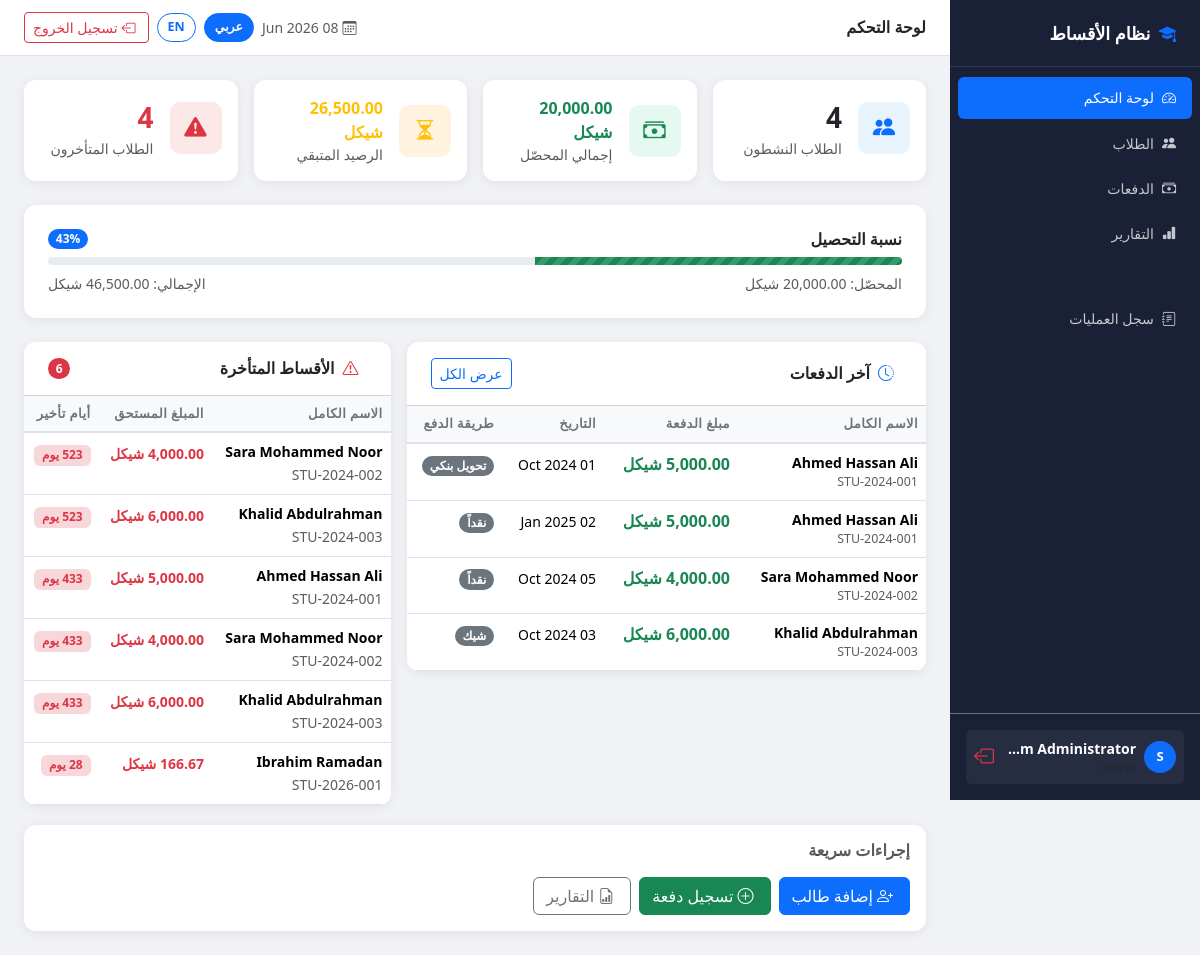
The page /student_payment_system/pages/dashboard.php (signed in) on the database its author committed.
### tables this page shows
CREATE TABLE `payments` (
  `id` int(10) UNSIGNED NOT NULL,
  `student_id` int(10) UNSIGNED NOT NULL,
  `installment_id` int(10) UNSIGNED DEFAULT NULL,
  `amount` decimal(12,2) NOT NULL,
  `payment_date` date NOT NULL,
  `payment_method` enum('cash','bank_transfer','check','online') NOT NULL DEFAULT 'cash',
  `reference_no` varchar(100) DEFAULT NULL,
  `received_by` int(10) UNSIGNED NOT NULL,
  `notes` text DEFAULT NULL,
  `created_at` timestamp NOT NULL DEFAULT current_timestamp()
);

CREATE TABLE `students` (
  `id` int(10) UNSIGNED NOT NULL,
  `student_code` varchar(20) NOT NULL,
  `full_name` varchar(100) NOT NULL,
  `email` varchar(100) DEFAULT NULL,
  `phone` varchar(20) DEFAULT NULL,
  `program` varchar(100) NOT NULL,
  `enrollment_date` date NOT NULL,
  `total_fees` decimal(12,2) NOT NULL,
  `notes` text DEFAULT NULL,
  `status` enum('active','inactive','graduated') NOT NULL DEFAULT 'active',
  `created_by` int(10) UNSIGNED NOT NULL,
  `created_at` timestamp NOT NULL DEFAULT current_timestamp(),
  `updated_at` timestamp NOT NULL DEFAULT current_timestamp() ON UPDATE current_timestamp()
);

### student_payment_system/config/app.php (called while the page is built, shortened)
<?php
function __t(string $key): string {
    return $GLOBALS['t'][$key] ?? $key;
}
function lang(): string {
    return $GLOBALS['lang'];
}
function isAr(): bool {
    return $GLOBALS['lang'] === 'ar';
}
function getDir(): string {
    return isAr() ? 'rtl' : 'ltr';
}
function formatMoney(float $amount): string {
    $formatted = number_format($amount, 2);
    return isAr()
        ? $formatted . ' ' . CURRENCY_AR
        : $formatted . ' ' . CURRENCY_EN;
}
function langUrl(string $targetLang): string {
    $params         = $_GET;
    $params['lang'] = $targetLang;
    unset($params['delete'], $params['success']);
    return '?' . http_build_query($params);
}

### student_payment_system/includes/auth.php (called while the page is built, shortened)
<?php
function currentUser(): array {
    return [
        'id'        => $_SESSION['user_id']   ?? null,
        'username'  => $_SESSION['username']  ?? '',
        'full_name' => $_SESSION['full_name'] ?? '',
        'role'      => $_SESSION['role']      ?? '',
    ];
}

### student_payment_system/includes/functions.php (called while the page is built, shortened)
<?php
function h(string $value): string {
    return htmlspecialchars($value, ENT_QUOTES | ENT_HTML5, 'UTF-8');
}
function formatDate(string $date): string {
    return date('d M Y', strtotime($date));
}
function getDashboardStats(): array {
    $pdo = getDBConnection();
    $totalStudents = (int)$pdo->query("SELECT COUNT(*) FROM students WHERE status='active'")->fetchColumn();
    $totalPayments = (float)$pdo->query("SELECT COALESCE(SUM(amount),0) FROM payments")->fetchColumn();
    $totalFees = (float)$pdo->query("SELECT COALESCE(SUM(total_fees),0) FROM students")->fetchColumn();
    $remaining = $totalFees - $totalPayments;
    $overdueCount = (int)$pdo->query(
        "SELECT COUNT(DISTINCT student_id) FROM installments
         WHERE status IN ('pending','overdue') AND due_date < CURDATE()"
    )->fetchColumn();
    $recentPayments = $pdo->query(
        "SELECT p.*, s.full_name, s.student_code
         FROM payments p
         JOIN students s ON s.id = p.student_id
         ORDER BY p.created_at DESC LIMIT 5"
    )->fetchAll();
    return compact('totalStudents','totalPayments','totalFees','remaining','overdueCount','recentPayments');
}
function getOverdueStudents(): array {
    $pdo = getDBConnection();
    return $pdo->query("SELECT * FROM v_overdue_installments")->fetchAll();
}

### student_payment_system/pages/dashboard.php (the view, shortened to what this page needs)
<?php
require_once __DIR__ . '/../config/app.php';
require_once __DIR__ . '/../includes/auth.php';
require_once __DIR__ . '/../includes/functions.php';
$stats      = getDashboardStats();
$overdue    = getOverdueStudents();
$pct        = $stats['totalFees'] > 0 ? round(($stats['totalPayments'] / $stats['totalFees']) * 100, 1) : 0;
include __DIR__ . '/../includes/header.php';
?>
<div class="row g-3 mb-4">
  <div class="col-6 col-md-3">
    <div class="card stat-card h-100 p-3">
      <div class="d-flex align-items-center gap-3">
        <div class="icon" style="background:#e8f4fd"><i class="bi bi-people-fill text-primary"></i></div>
        <div><div class="fs-3 fw-bold"><?= $stats['totalStudents'] ?></div>
          <div class="text-muted small"><?= __t('active_students') ?></div></div>
      </div>
    </div>
  </div>
  <div class="col-6 col-md-3">
    <div class="card stat-card h-100 p-3">
      <div class="d-flex align-items-center gap-3">
        <div class="icon" style="background:#e6f9f0"><i class="bi bi-cash-stack text-success"></i></div>
        <div><div class="fs-6 fw-bold text-success"><?= formatMoney($stats['totalPayments']) ?></div>
          <div class="text-muted small"><?= __t('total_collected') ?></div></div>
      </div>
    </div>
  </div>
  <div class="col-6 col-md-3">
    <div class="card stat-card h-100 p-3">
      <div class="d-flex align-items-center gap-3">
        <div class="icon" style="background:#fff3e0"><i class="bi bi-hourglass-split text-warning"></i></div>
        <div><div class="fs-6 fw-bold text-warning"><?= formatMoney($stats['remaining']) ?></div>
          <div class="text-muted small"><?= __t('remaining_balance') ?></div></div>
      </div>
    </div>
  </div>
  <div class="col-6 col-md-3">
    <div class="card stat-card h-100 p-3">
      <div class="d-flex align-items-center gap-3">
        <div class="icon" style="background:#fde8e8"><i class="bi bi-exclamation-triangle-fill text-danger"></i></div>
        <div><div class="fs-3 fw-bold text-danger"><?= $stats['overdueCount'] ?></div>
          <div class="text-muted small"><?= __t('overdue_students') ?></div></div>
      </div>
    </div>
  </div>
</div>
<div class="card table-card mb-4 p-4">
  <div class="d-flex justify-content-between align-items-center mb-2">
    <h6 class="mb-0 fw-semibold"><?= __t('collection_progress') ?></h6>
    <span class="badge bg-primary rounded-pill"><?= $pct ?>%</span>
  </div>
  <div class="progress">
    <div class="progress-bar bg-success progress-bar-striped progress-bar-animated" style="width:<?= $pct ?>%"></div>
  </div>
  <div class="d-flex justify-content-between mt-2">
    <small class="text-muted"><?= __t('collected') ?>: <?= formatMoney($stats['totalPayments']) ?></small>
    <small class="text-muted"><?= __t('total') ?>: <?= formatMoney($stats['totalFees']) ?></small>
  </div>
</div>
<div class="row g-3">
  <div class="col-lg-7">
    <div class="card table-card">
      <div class="card-header bg-white d-flex justify-content-between align-items-center py-3 px-4">
        <h6 class="mb-0 fw-semibold"><i class="bi bi-clock-history me-2 text-primary"></i><?= __t('recent_payments') ?></h6>
        <a href="<?= BASE_URL ?>/pages/payments.php" class="btn btn-sm btn-outline-primary"><?= __t('view_all') ?></a>
      </div>
      <div class="card-body p-0">
        <?php if (empty($stats['recentPayments'])): ?>
          <p class="text-muted text-center py-4 mb-0"><?= __t('no_payments_yet') ?></p>
        <?php else: ?>
        <div class="table-responsive">
          <table class="table table-hover mb-0">
            <thead><tr>
              <th><?= __t('full_name') ?></th>
              <th><?= __t('payment_amount') ?></th>
              <th><?= __t('date') ?></th>
              <th><?= __t('payment_method') ?></th>
            </tr></thead>
            <tbody>
              <?php foreach ($stats['recentPayments'] as $p): ?>
              <tr>
                <td><div class="fw-semibold small"><?= h($p['full_name']) ?></div>
                  <div class="text-muted" style="font-size:.78rem"><?= h($p['student_code']) ?></div></td>
                <td><span class="text-success fw-semibold"><?= formatMoney($p['amount']) ?></span></td>
                <td><small><?= formatDate($p['payment_date']) ?></small></td>
                <td><span class="badge bg-secondary rounded-pill text-capitalize small">
                  <?= __t(str_replace('_','_',$p['payment_method'])) ?>
                </span></td>
              </tr>
              <?php endforeach; ?>
            </tbody>
          </table>
        </div>
        <?php endif; ?>
      </div>
    </div>
  </div>
  <div class="col-lg-5">
    <div class="card table-card">
      <div class="card-header bg-white d-flex justify-content-between align-items-center py-3 px-4">
        <h6 class="mb-0 fw-semibold"><i class="bi bi-exclamation-triangle me-2 text-danger"></i><?= __t('overdue_installments') ?></h6>
        <span class="badge bg-danger rounded-pill"><?= count($overdue) ?></span>
      </div>
      <div class="card-body p-0">
        <?php if (empty($overdue)): ?>
          <p class="text-muted text-center py-4 mb-0">
            <i class="bi bi-check-circle text-success fs-4 d-block mb-2"></i><?= __t('no_overdue') ?>
          </p>
        <?php else: ?>
        <div class="table-responsive">
          <table class="table table-hover mb-0">
            <thead><tr>
              <th><?= __t('full_name') ?></th>
              <th><?= __t('amount_due') ?></th>
              <th><?= __t('days_overdue') ?></th>
            </tr></thead>
            <tbody>
              <?php foreach (array_slice($overdue,0,8) as $o): ?>
              <tr>
                <td><div class="fw-semibold small"><?= h($o['full_name']) ?></div>
                  <small class="text-muted"><?= h($o['student_code']) ?></small></td>
                <td><span class="text-danger small fw-semibold"><?= formatMoney($o['amount_due']) ?></span></td>
                <td><span class="badge bg-danger-subtle text-danger small"><?= $o['days_overdue'] ?> <?= isAr()?'يوم':'d' ?></span></td>
              </tr>
              <?php endforeach; ?>
            </tbody>
          </table>
        </div>
        <?php endif; ?>
      </div>
    </div>
  </div>
</div>
<div class="row g-3 mt-1">
  <div class="col-12">
    <div class="card stat-card p-3">
      <h6 class="mb-3 fw-semibold text-muted"><?= __t('quick_actions') ?></h6>
      <div class="d-flex gap-2 flex-wrap">
        <a href="<?= BASE_URL ?>/pages/add_student.php" class="btn btn-primary">
          <i class="bi bi-person-plus me-1"></i><?= __t('add_student') ?>
        </a>
        <a href="<?= BASE_URL ?>/pages/add_payment.php" class="btn btn-success">
          <i class="bi bi-plus-circle me-1"></i><?= __t('record_payment') ?>
        </a>
        <a href="<?= BASE_URL ?>/pages/reports.php" class="btn btn-outline-secondary">
          <i class="bi bi-file-earmark-bar-graph me-1"></i><?= __t('reports') ?>
        </a>
      </div>
    </div>
  </div>
</div>
<?php include __DIR__ . '/../includes/footer.php'; ?>

### student_payment_system/includes/header.php (shortened to what this page needs)
<?php
$user  = currentUser();
$isRtl = isAr();
?>
<!DOCTYPE html>
<html lang="<?= lang() ?>" dir="<?= getDir() ?>">
<head>
<link href="https://cdn.jsdelivr.net/npm/bootstrap@5.3.2/dist/css/bootstrap.min.css" rel="stylesheet">
<?php if ($isRtl): ?>
<link href="https://cdn.jsdelivr.net/npm/bootstrap@5.3.2/dist/css/bootstrap.rtl.min.css" rel="stylesheet">
<?php endif; ?>
<link href="https://cdn.jsdelivr.net/npm/bootstrap-icons@1.11.3/font/bootstrap-icons.min.css" rel="stylesheet">
</head>
<body>
<nav id="sidebar">
  <div class="brand"><i class="bi bi-mortarboard-fill text-primary me-2"></i><?= $isRtl?'نظام الأقساط':'PayTrack' ?></div>
  <ul class="nav flex-column mt-2 flex-grow-1">
    <?php
    $pg   = basename($_SERVER['PHP_SELF']);
    $base = BASE_URL;
    $nav  = [
      ['dashboard.php','bi-speedometer2','dashboard'],
      ['students.php', 'bi-people-fill', 'students'],
      ['payments.php', 'bi-cash-stack',  'payments'],
      ['reports.php',  'bi-bar-chart-fill','reports'],
    ];
    foreach($nav as [$file,$icon,$key]):
    ?>
    <li class="nav-item">
      <a class="nav-link <?= $pg===$file?'active':'' ?>" href="<?= $base ?>/pages/<?= $file ?>">
        <i class="bi <?= $icon ?>"></i> <?= __t($key) ?>
      </a>
    </li>
    <?php endforeach; ?>
    <?php if($user['role']==='admin'): ?>
    <li class="nav-item mt-3 px-3"><small class="text-muted" style="font-size:.72rem"><?= __t('admin') ?></small></li>
    <li class="nav-item">
      <a class="nav-link <?= $pg==='audit_log.php'?'active':'' ?>" href="<?= $base ?>/pages/audit_log.php">
        <i class="bi bi-journal-text"></i> <?= __t('audit_log') ?>
      </a>
    </li>
    <?php endif; ?>
  </ul>
  <div class="p-3 border-top border-secondary">
    <div class="d-flex align-items-center gap-2 p-2 rounded" style="background:rgba(255,255,255,.06)">
      <div class="rounded-circle bg-primary text-white d-flex align-items-center justify-content-center fw-bold flex-shrink-0" style="width:32px;height:32px;font-size:.82rem">
        <?= strtoupper(mb_substr($user['full_name'],0,1)) ?>
      </div>
      <div style="overflow:hidden;flex:1">
        <div class="text-white small fw-semibold text-truncate"><?= h($user['full_name']) ?></div>
        <div class="text-muted" style="font-size:.72rem"><?= h($user['role']) ?></div>
      </div>
      <a href="<?= $base ?>/logout.php" class="text-danger" title="<?= __t('sign_out') ?>">
        <i class="bi bi-box-arrow-<?= $isRtl?'left':'right' ?> fs-5"></i>
      </a>
    </div>
  </div>
</nav>
<div id="main-content">
  <div class="top-navbar d-flex align-items-center justify-content-between gap-3">
    <h6 class="mb-0 fw-semibold text-dark text-truncate"><?= h(PAGE_TITLE) ?></h6>
    <div class="d-flex align-items-center gap-2 flex-shrink-0">
      <span class="text-muted small d-none d-md-inline"><i class="bi bi-calendar3 me-1"></i><?= date('d M Y') ?></span>
      <a href="<?= langUrl('ar') ?>" class="lang-btn <?= $isRtl?'active-lang':'' ?>">عربي</a>
      <a href="<?= langUrl('en') ?>" class="lang-btn <?= !$isRtl?'active-lang':'' ?>">EN</a>
      <a href="<?= $base ?>/logout.php" class="btn btn-sm btn-outline-danger">
        <i class="bi bi-box-arrow-<?= $isRtl?'left':'right' ?> me-1"></i><?= __t('sign_out') ?>
      </a>
    </div>
  </div>
  <div class="page-content">

### student_payment_system/includes/footer.php (shortened to what this page needs)
    </div>
</div>
</body>
</html>

### rows shown on the page
payments: student.full_name "Ahmed Hassan Ali", student.student_code "STU-2024-001", amount "5,000.00 شيكل", payment_date "01 Oct 2024", payment_method "تحويل بنكي"
payments: student.full_name "Ahmed Hassan Ali", student.student_code "STU-2024-001", amount "5,000.00 شيكل", payment_date "02 Jan 2025", payment_method "نقداً"
payments: student.full_name "Sara Mohammed Noor", student.student_code "STU-2024-002", amount "4,000.00 شيكل", payment_date "05 Oct 2024", payment_method "نقداً"
payments: student.full_name "Khalid Abdulrahman", student.student_code "STU-2024-003", amount "6,000.00 شيكل", payment_date "03 Oct 2024", payment_method "شيك"

### other values the page prints
__t($key) "لوحة التحكم"
__t($key) "الطلاب"
__t($key) "الدفعات"
__t($key) "التقارير"
__t('audit_log') "سجل العمليات"
mb_substr($user['full_name'],0,1) "S"
$user['full_name'] "System Administrat…"
PAGE_TITLE "لوحة التحكم"
__t('sign_out') "تسجيل الخروج"
$stats['totalStudents'] "4"
__t('active_students') "الطلاب النشطون"
formatMoney($stats['totalPayments']) "20,000.00 شيكل"
__t('total_collected') "إجمالي المحصّل"
formatMoney($stats['remaining']) "26,500.00 شيكل"
__t('remaining_balance') "الرصيد المتبقي"
